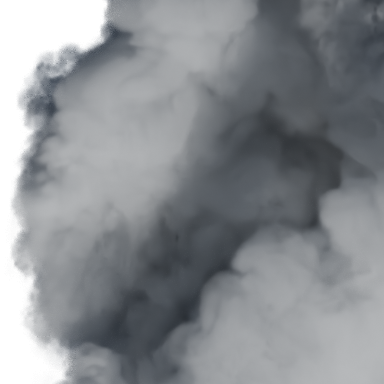
#> input picture verification/a-cloud-source-optics-20261012/cloud_08-d1-g0.35-crop.png, 384 x 384 px
$ python stats.py ../a-cloud-source-optics-20261012/cloud_08-d1-g0.35-crop.png
#> lines starting #> are read from the running program, lines starting #| are printed output that depends on the picture
"""Image statistics for stills vs web (method: handoffs/ATTIC_BOOKSHELF_STUDY_2026-09-25.md §3).
python stats.py a.png b.jpg ... → mean luma, p5/p50/p95, mean HSV saturation, mean R−B (0–255)."""
import sys, json, os
import numpy as np
from PIL import Image
def stats(f):
    a = np.asarray(Image.open(f).convert('RGB').resize((640, 360)), dtype=np.float32)
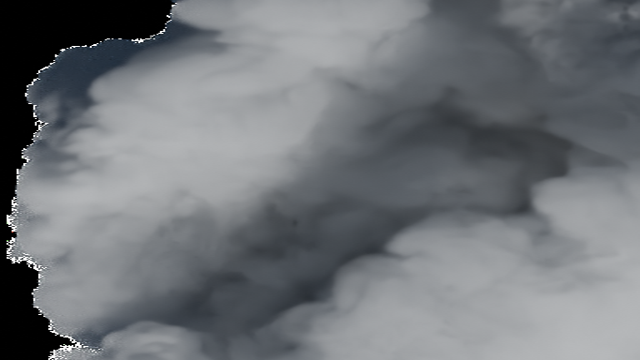
#> a: shape (360, 640, 3) float32; mean R, G, B 112.6, 116.3, 120.3
    y = 0.2126 * a[..., 0] + 0.7152 * a[..., 1] + 0.0722 * a[..., 2]
    mx, mn = a.max(-1), a.min(-1); sat = np.where(mx > 0, (mx - mn) / np.maximum(mx, 1e-6), 0)
#> after `sat = np.where(mx > 0, (mx - mn) / np.maximum(mx, 1e-06), 0)`:
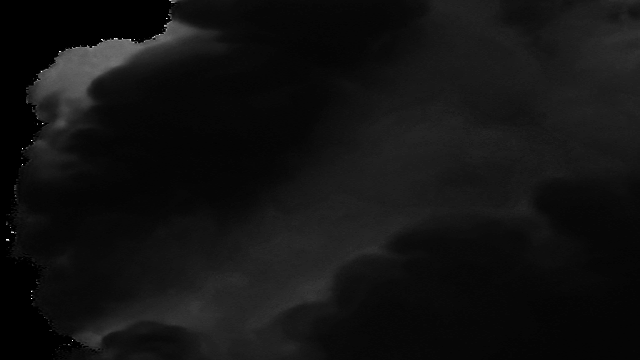
#> sat: shape (360, 640) float32; min 0, max 1, mean 0.072
    return dict(mean=round(float(y.mean()), 1), p5=int(np.percentile(y, 5)), p50=int(np.percentile(y, 50)), p95=int(np.percentile(y, 95)),
                sat=round(float(sat.mean()), 3), warm=round(float((a[..., 0] - a[..., 2]).mean()), 1))
if __name__ == '__main__':
    for f in sys.argv[1:]: print(json.dumps({'file': os.path.basename(f), **stats(f)}))
